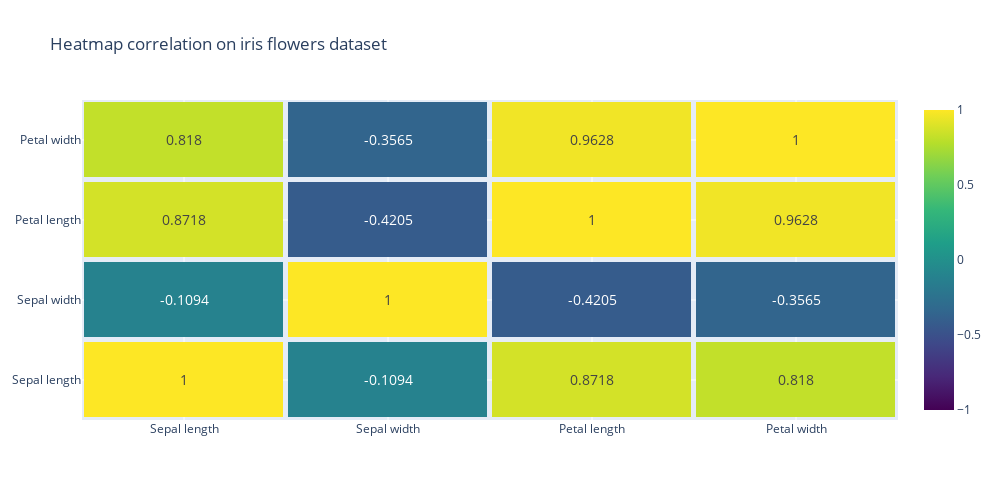

Notebook code for this chart:
### Code cell
# create figure on plotly
fig = go.Figure()


# add heatmap corr
fig.add_trace(
  go.Heatmap(
    x=['Sepal length', 'Sepal width', 'Petal length', 'Petal width'],
    y=['Sepal length', 'Sepal width', 'Petal length', 'Petal width'],
    z=df.values.tolist(),
  )
)

# customize heatmap corr
fig.update_traces(
  colorscale='viridis',
  zmin=-1, zmax=1,
  xgap=5, ygap=5,
  text=df.values.tolist(),
  texttemplate="%{text}",
  textfont={"size":14}, 
  hoverinfo='text',
)

# customize layout
fig.update_layout(
  title="Heatmap correlation on iris flowers dataset",
  width=1000, height=500,
)

# show heatmap corr
fig.show()

### Figure 1 — Plotly figure (JSON) as saved in the notebook; plotly's stock layout.template omitted (floating-point values rounded to 4 significant figures)
{"data": [{"colorscale": [[0, "#440154"], [0.1111, "#482878"], [0.2222, "#3e4989"], [0.3333, "#31688e"], [0.4444, "#26828e"], [0.5556, "#1f9e89"], [0.6667, "#35b779"], [0.7778, "#6ece58"], [0.8889, "#b5de2b"], [1, "#fde725"]], "hoverinfo": "text", "text": [[1, -0.1094, 0.8718, 0.818], [-0.1094, 1, -0.4205, -0.3565], [0.8718, -0.4205, 1, 0.9628], [0.818, -0.3565, 0.9628, 1]], "textfont": {"size": 14}, "texttemplate": "%{text}", "type": "heatmap", "x": ["Sepal length", "Sepal width", "Petal length", "Petal width"], "xgap": 5, "y": ["Sepal length", "Sepal width", "Petal length", "Petal width"], "ygap": 5, "z": [[1, -0.1094, 0.8718, 0.818], [-0.1094, 1, -0.4205, -0.3565], [0.8718, -0.4205, 1, 0.9628], [0.818, -0.3565, 0.9628, 1]], "zmax": 1, "zmin": -1}], "layout": {"height": 500, "title": {"text": "Heatmap correlation on iris flowers dataset"}, "width": 1000}}
